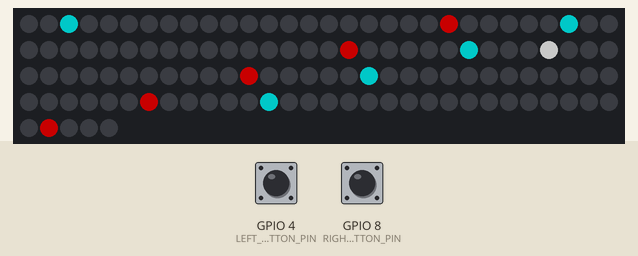
This sketch was run on a simulated ESP32-C3. On the bench: 125 RGB LEDs in strip order, left to right, continuing on the next row. The inputs (shaded band) are chosen by the test bench; at power-on: GPIO 4 (LEFT_BUTTON_PIN) HIGH, GPIO 8 (RIGHT_BUTTON_PIN) HIGH. Dim RGB values are drawn brighter than linear; random numbers use the default seed unless the sketch sets one.

Above: at 1.2 s.
1.3 s: GPIO 4 (LEFT_BUTTON_PIN) pulled LOW for 0.15 s
At 1.78 s:
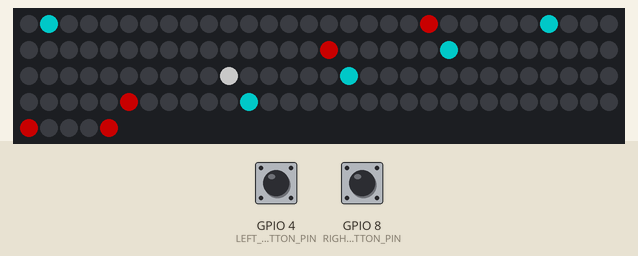
2.0 s: GPIO 8 (RIGHT_BUTTON_PIN) pulled LOW for 0.15 s
2.7 s: GPIO 4 (LEFT_BUTTON_PIN) pulled LOW for 1 s
4.3 s: GPIO 8 (RIGHT_BUTTON_PIN) pulled LOW for 1 s
Timing chart, 0 to 6.9 s (numbered marks = the images above; inputs shaded):
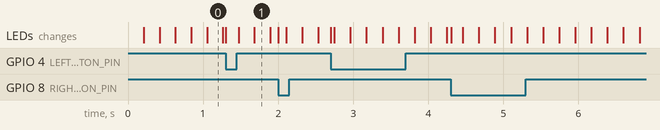

The sketch:

SinglePlayerPong.ino
```cpp
/*
  FEED ME , I'M POOR AND I MADE THIS FOR FREE - https://paypal.me/Mystereon

  SinglePlayerPong.ino — directly uploadable 5×5×5 FastLED demo
  Created by Dad (MysterEon) & Manus, 2026.

  Short GPIO4 press: move the cyan full-height paddle left.
  Short GPIO8 press: move the cyan full-height paddle right.
  GPIO8 is an ESP32-C3 strapping pin: keep it released while booting.
*/
#include <FastLED.h>
#include <esp_system.h>

constexpr uint8_t N = 5, BRIGHTNESS = 100;
constexpr uint16_t NUM_LEDS = N * N * N;
#define DATA_PIN 2
#define CHIPSET WS2812B
#define COLOR_ORDER GRB
constexpr uint8_t LEFT_BUTTON_PIN = 4, RIGHT_BUTTON_PIN = 8;
CRGB leds[NUM_LEDS];

uint16_t indexFromXYZ(uint8_t x, uint8_t y, uint8_t z) { return uint16_t(z) * 25 + uint16_t(y) * 5 + x; }
void setVoxel(int8_t x, int8_t y, int8_t z, const CRGB &colour) { if (x >= 0 && x < N && y >= 0 && y < N && z >= 0 && z < N) leds[indexFromXYZ(x, y, z)] = colour; }

int8_t ballX = 2, ballY = 2, ballDX = 1, ballDY = 1, playerX = 2, cpuX = 2;
uint8_t playerScore = 0, cpuScore = 0;
uint32_t lastBallAt = 0, leftChangedAt = 0, rightChangedAt = 0;
bool leftLast = HIGH, rightLast = HIGH;

void resetRound(int8_t direction) { ballX = 2; ballY = 2; ballDX = random8(2) ? 1 : -1; ballDY = direction; }
void movePaddle(int8_t delta) { playerX = constrain(playerX + delta, 0, 4); }
void updateButtons() {
  const uint32_t now = millis(); const bool left = digitalRead(LEFT_BUTTON_PIN), right = digitalRead(RIGHT_BUTTON_PIN);
  if (left != leftLast && now - leftChangedAt > 35) { leftChangedAt = now; leftLast = left; if (!left) movePaddle(-1); }
  if (right != rightLast && now - rightChangedAt > 35) { rightChangedAt = now; rightLast = right; if (!right) movePaddle(1); }
}
void stepPong() {
  if (millis() - lastBallAt < 210) return; lastBallAt = millis();
  ballX += ballDX; ballY += ballDY;
  if (ballX <= 0 || ballX >= 4) { ballDX = -ballDX; ballX = constrain(ballX, 0, 4); }
  if (cpuX < ballX) ++cpuX; else if (cpuX > ballX) --cpuX;
  if (ballY <= 0) { if (ballX == playerX) { ballY = 0; ballDY = 1; } else { ++cpuScore; resetRound(1); } }
  if (ballY >= 4) { if (ballX == cpuX) { ballY = 4; ballDY = -1; } else { ++playerScore; resetRound(-1); } }
}
void renderPong() {
  fill_solid(leds, NUM_LEDS, CRGB::Black);
  for (uint8_t z = 0; z < N; ++z) setVoxel(playerX, 0, z, CRGB::Aqua);
  for (uint8_t z = 0; z < N; ++z) setVoxel(cpuX, 4, z, CRGB::Red);
  setVoxel(ballX, ballY, 2, CRGB::White);
  for (uint8_t score = 0; score < min(playerScore, uint8_t(3)); ++score) setVoxel(score, 0, 4, CRGB::Aqua);
  for (uint8_t score = 0; score < min(cpuScore, uint8_t(3)); ++score) setVoxel(4 - score, 4, 4, CRGB::Red);
}
void setup() { FastLED.addLeds<CHIPSET, DATA_PIN, COLOR_ORDER>(leds, NUM_LEDS); FastLED.setBrightness(BRIGHTNESS); FastLED.setMaxPowerInVoltsAndMilliamps(5, 1500); randomSeed(esp_random()); pinMode(LEFT_BUTTON_PIN, INPUT_PULLUP); pinMode(RIGHT_BUTTON_PIN, INPUT_PULLUP); }
void loop() { updateButtons(); stepPong(); renderPong(); FastLED.show(); }
```
